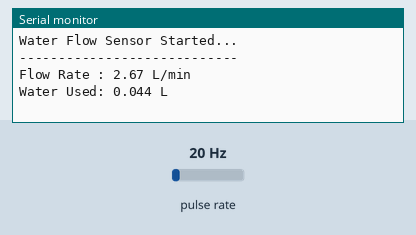
Recording of a sketch running on a simulated ESP32. Parts: the last lines printed to the serial monitor. Wiring (inferred from the names in the program): pulse sensor: data GPIO 4. The test bench sets the inputs (shaded band); at power-on: pulse rate 20 Hz.

Above: at 1.2 s.
1.3 s: pulse rate (sensor on GPIO 4) set to 4 Hz
At 2.6 s:
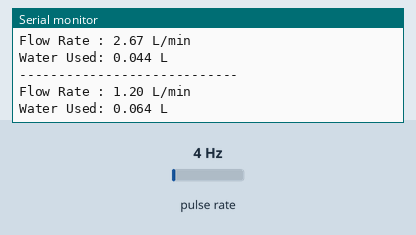
2.8 s: pulse rate (sensor on GPIO 4) set to 50 Hz
At 3.8 s:
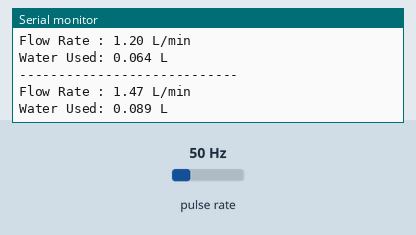
Timing chart, 0 to 5.8 s (numbered marks = the images above; inputs shaded):
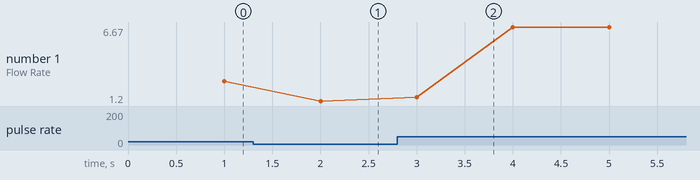

Measured:
- after the input at 1.3 s, the serial monitor: prints a new line after 0.70 s (image 1)
- after the input at 2.8 s, the serial monitor: prints a new line after 0.20 s (image 2)
- plotted number 1: 2.67 → 1.2 after the input at 1.3 s, 1.2 → 6.67 after the input at 2.8 s

The sketch:

flowrate.ino
```cpp
#define FLOW_SENSOR_PIN 4

volatile uint32_t pulseCount = 0;

float flowRate = 0.0;
float totalLiters = 0.0;

unsigned long previousMillis = 0;

// Calibration factor for YF-S201
// Frequency = 7.5 × Flow(L/min)
const float calibrationFactor = 7.5;

void IRAM_ATTR pulseCounter()
{
  pulseCount++;
}

void setup()
{
  Serial.begin(115200);

  pinMode(FLOW_SENSOR_PIN, INPUT_PULLUP);

  attachInterrupt(
      digitalPinToInterrupt(FLOW_SENSOR_PIN),
      pulseCounter,
      RISING);

  Serial.println("Water Flow Sensor Started...");
}

void loop()
{
  unsigned long currentMillis = millis();

  if (currentMillis - previousMillis >= 1000)
  {
    noInterrupts();
    uint32_t pulses = pulseCount;
    pulseCount = 0;
    interrupts();

    // Frequency in Hz
    float frequency = pulses;

    // Flow Rate (L/min)
    flowRate = frequency / calibrationFactor;

    // Add to total volume
    totalLiters += flowRate / 60.0;

    Serial.println("----------------------------");
    Serial.print("Flow Rate : ");
    Serial.print(flowRate, 2);
    Serial.println(" L/min");

    Serial.print("Water Used: ");
    Serial.print(totalLiters, 3);
    Serial.println(" L");

    previousMillis = currentMillis;
  }
}
```
